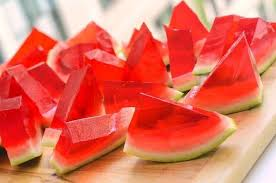
#> input picture python files/watermelon/105.png, 276 x 183 px, found by its file name; its folder holds only this picture in this run
$ python test_classifier.py
#> lines starting #> are read from the running program, lines starting #| are printed output that depends on the picture; after the words box and inside, x2 and y2 are one past the last pixel; in counts of white or black regions, pixels touching at a corner belong together
# -*- coding: utf-8 -*-
"""
Created on Tue Oct  3 20:34:39 2017

@author: Peter
"""
import sys
import cv2
from os import listdir
from os.path import isfile, join


def main():
    print(sys.version)
    print(cv2.__version__)
    print("hello")

    cvpath = 'E:/Temple/CIS 4398 - Projects in Computer Science/OpenCV Tests/cascadeTest/'
    cascade = cv2.CascadeClassifier(cvpath + 'watermeloncascade10stage.xml')
    cascade2 = cv2.CascadeClassifier(cvpath + '2watermeloncascade10stage.xml')

    #for each file in the watermelon directory
    watpath = 'E:/Temple/CIS 4398 - Projects in Computer Science/OpenCV Tests/cascadeTest/watermelon/'
    for filename in listdir(watpath):
        if filename.endswith(".png"):
            print(filename)
            img = cv2.imread(watpath+filename)
#> img is the input picture: shape (183, 276, 3); mean B, G, R 92, 110.7, 226.5
            #rescale image
            imgsmaller = cv2.resize(img,(500,500))
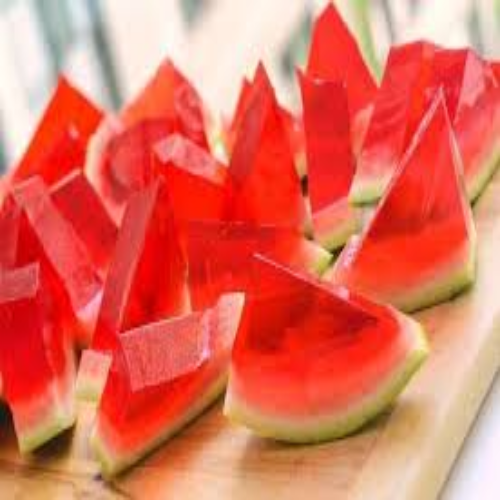
#> imgsmaller: shape (500, 500, 3); mean B, G, R 91.9, 110.6, 226.4

			#convert to greyscale
            gray = cv2.cvtColor(imgsmaller,cv2.COLOR_BGR2GRAY)
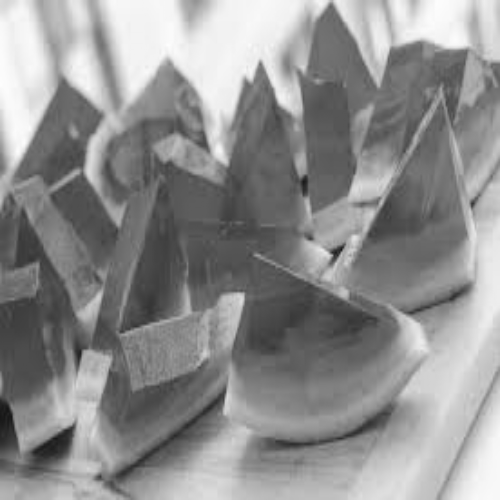
#> gray: shape (500, 500); min 21, max 253, mean 143.1

            			#run classifier
            cascade.detectMultiScale(gray,1.3,5)
            objs = cascade.detectMultiScale(gray,1.3,5)
#> objs = [[10, 202, 74, 74]]
            objs2 = cascade2.detectMultiScale(gray,1.3,5)
#> objs2 = [[287, 233, 50, 50]]

            			#display all rectangles
            for(x,y,w,h) in objs:
                cv2.rectangle(imgsmaller,(x,y),(x+w,y+h),(255,255,0),2)
#> this loop made 1 pass
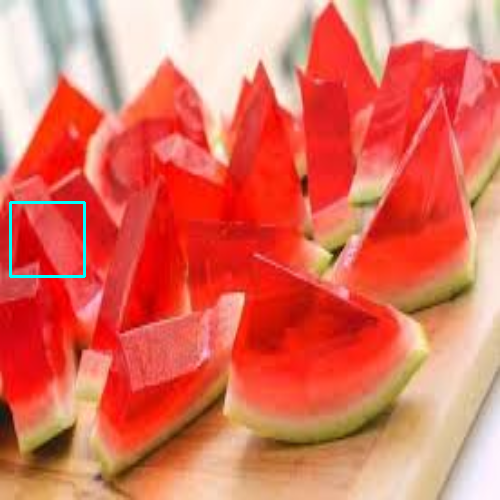
#> imgsmaller: shape (500, 500, 3); 0.35% of pixels changed, all inside (x1, y1, x2, y2) = (9, 201, 86, 278)

            for(x,y,w,h) in objs2:
                cv2.rectangle(imgsmaller, (x,y), (x+w,y+h),(0,255,255),2)
#> this loop made 1 pass
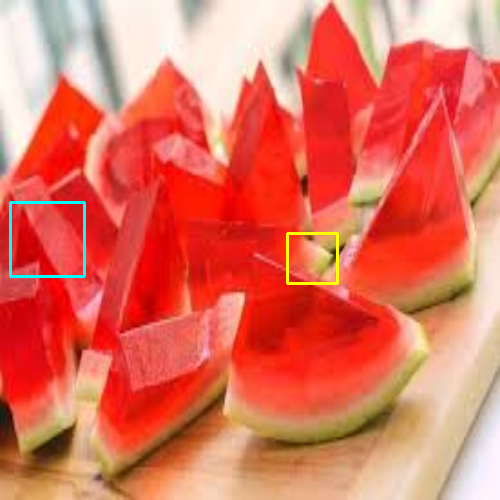
#> imgsmaller: shape (500, 500, 3); 0.24% of pixels changed, all inside (x1, y1, x2, y2) = (286, 232, 339, 285)

			#show image and wait for input
            cv2.imshow("Your Image",imgsmaller)
            cv2.waitKey(0)
            cv2.destroyAllWindows()


if(__name__=="__main__"):main()

$ run again, on python files/watermelon/13.png
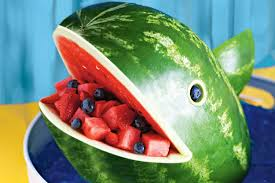
#> input picture python files/watermelon/13.png, 275 x 183 px, found by its file name
#> in main, img is the input picture: shape (183, 275, 3); mean B, G, R 117.1, 141.2, 121.1
#> in main, `gray = cv2.cvtColor(imgsmaller,cv2.COLOR_BGR2GRAY)`:
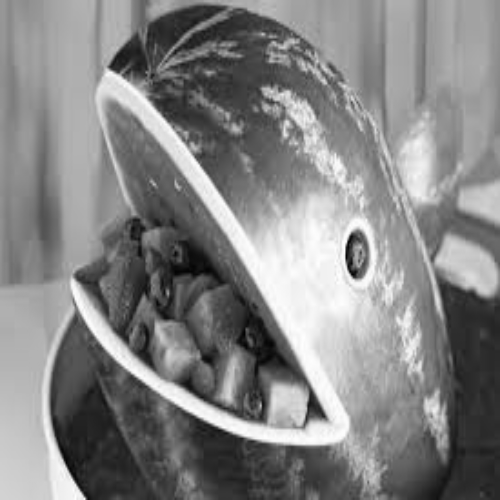
#> gray: shape (500, 500); min 1, max 254, mean 132.4
#> objs = [[271, 118, 83, 83]]
#> objs2 = ()
#> the loop in main, `for(x,y,w,h) in objs:` made 1 pass
#> after the loop in main, `for(x,y,w,h) in objs:`:
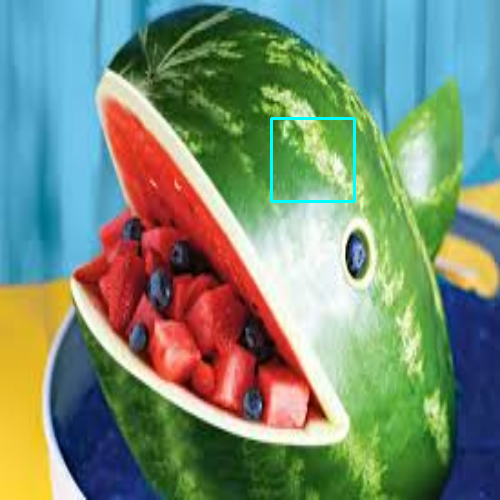
#> imgsmaller: shape (500, 500, 3); mean B, G, R 117.6, 141.4, 120.5

$ run again, on python files/watermelon/117.png
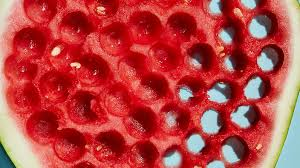
#> input picture python files/watermelon/117.png, 300 x 168 px, found by its file name
#> in main, img is the input picture: shape (168, 300, 3); mean B, G, R 66.4, 67.4, 185.9
#> objs = [[216, 258, 46, 46], [24, 244, 89, 89], [94, 82, 111, 111]]
#> objs2 = [[210, 257, 55, 55], [22, 243, 99, 99]]
#> the loop in main, `for(x,y,w,h) in objs:` made 3 passes
#> the loop in main, `for(x,y,w,h) in objs2:` made 2 passes
#> after the loop in main, `for(x,y,w,h) in objs2:`:
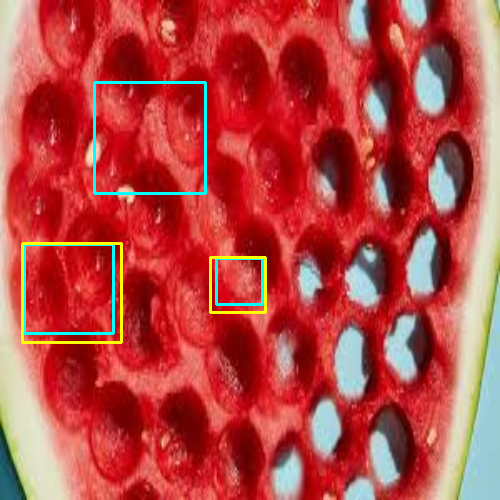
#> imgsmaller: shape (500, 500, 3); mean B, G, R 68.2, 71.2, 184.3
